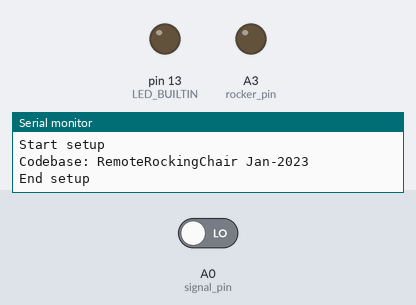
A sketch run on a simulated Arduino Uno, built with avr-gcc and run on an emulated ATmega328P. On the bench: output pins drawn as LEDs (lit = HIGH), the last lines printed to the serial monitor. Inputs (shaded band) come from the test bench; at power-on: A0 (signal_pin) LOW. Random numbers use the default seed unless the sketch sets one.

Above: at 1.2 s.
1.3 s: A0 (signal_pin) driven HIGH
At 3.7 s:
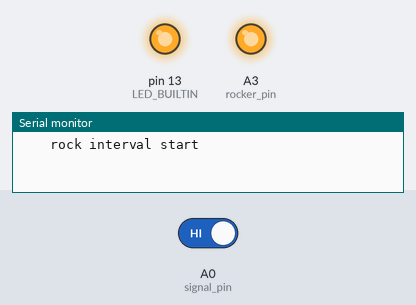
4.3 s: A0 (signal_pin) driven LOW
Timing chart, 0 to 7.3 s (numbered marks = the images above; inputs shaded):
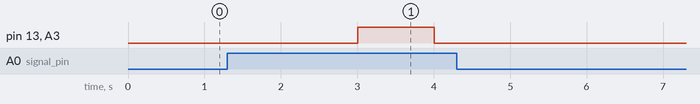

The sketch:

RemoteRockingChair.ino
```cpp
#include <SoftwareSerial.h>

#define PRINT_EVERY_MS 3000
#define SERIAL_SPEED 250000

#define IS_BRIEF True
//#define IS_CHATTY True


const int signal_pin = A0;
const int rocker_pin = A3;                 // pin to turn the electronics on and off


// control the rocking chair
boolean rock_interval_active;            // are we actively pulling rocker down...
unsigned long rock_interval_started_ms;     // time when we last flipped the rocking on or off
unsigned long rock_interval_length_ms;      // time to wait for the next rock interval
#define  ROCK_ON_INTERVAL_MS 1000            // rocking seems to work best when we are on slightly longer then off
#define  ROCK_OFF_INTERVAL_MS  500          // time to wait for rocker to pull back when magnets are off

boolean is_rocking;                      // we flip this on for random periods of time to create the illusions of a random cycle
unsigned long rocking_started_ms;           // time when we last stop/started rocking
unsigned long rocking_length_ms;            // how long will we rock on wait.

#define START_ROCKING_MIN 10              // min seconds to rock
#define START_ROCKING_MAX 10             // max seconds to rock
#define STOP_ROCKING_MIN 1              // min seconds to not-rock
#define STOP_ROCKING_MAX 1              // max seconds to rock


boolean is_dancing = false;               // are we in dance mode?
long is_dancing_last_change_ms=0;         // fix any bounce on this line
#define NEW_SIGNAL_MIN_MS  500            // wait at least 250 ms before you accept a new input

long cur_millis=0;
long last_print_ms=0;


/*
 * check the network to see if we any new directions
 * from the director
 */
void check_signal_line() {
    boolean new_signal = false;

    new_signal = digitalRead(signal_pin) == 1;

//    Serial.print("new_signal: ");
//    Serial.print(new_signal ? "True" : "False");
//    Serial.println("");

    if (new_signal != is_dancing
       && (cur_millis - is_dancing_last_change_ms > NEW_SIGNAL_MIN_MS)) {
        is_dancing_last_change_ms = cur_millis;
        is_dancing = new_signal;
        Serial.println("");
        Serial.print("~~~~~~~~~~~~~~~~~~~~~~ is_dancing changed to: ");
        Serial.println(is_dancing ? F("True") : F("False") );

        if (is_dancing == false) {
            digitalWrite(rocker_pin, LOW);
            digitalWrite(LED_BUILTIN, LOW);
            is_rocking=false;
        }
    }

}

void start_rocking() {
    // start rocking
    rocking_length_ms = random(START_ROCKING_MIN, START_ROCKING_MAX) * 1000;  // rock at least 10 seconds, but no more then 20
    is_rocking = true;
    Serial.print("    start rocking seconds: ");
    Serial.println(rocking_length_ms/1000);
}

void stop_rocking() {
  // stop rocking
  digitalWrite(rocker_pin, LOW);
  digitalWrite(LED_BUILTIN, LOW);
  rocking_length_ms = random(STOP_ROCKING_MIN, STOP_ROCKING_MAX) * 1000;  // stop rocking for 5 seconds, but no more then 10 seconds
  is_rocking = false;
  Serial.print("    stop rocking seconds: ");
  Serial.println(rocking_length_ms/1000);
}

// turn the chair on and off at the pre-determined random intervals
void rock_chair() {

  unsigned long cur_time = millis();
  unsigned long cur_diff;

    if (is_dancing == false) {
        return;
    }

    // the milliseconds can wrap around ... so we just have to reset things if they do.
    if (cur_time < rock_interval_started_ms) {
        rock_interval_started_ms = cur_time;
        return;
    }

    // rock the chair back and forth
    if (is_rocking) {
        cur_diff = cur_time - rock_interval_started_ms;
        // stop/start individual rocks
        if (cur_diff >= rock_interval_length_ms) {
            rock_interval_started_ms = cur_time;
            if (rock_interval_active) {
                digitalWrite(rocker_pin, LOW);
                digitalWrite(LED_BUILTIN, LOW);
                rock_interval_length_ms = ROCK_OFF_INTERVAL_MS;
                rock_interval_active = false;
                Serial.println("    rock interval stop");
            } else {
                digitalWrite(rocker_pin, HIGH);
                digitalWrite(LED_BUILTIN, HIGH);
                rock_interval_length_ms = ROCK_ON_INTERVAL_MS;
                rock_interval_active = true;
                Serial.println("    rock interval start");
            }
        }
    }

    // start/stop the chair at random intervals
    cur_diff  = cur_time - rocking_started_ms;
    //    Serial.print("cur_diff: ");
    //    Serial.println(cur_diff);
    if (cur_diff > rocking_length_ms) {
        rocking_started_ms = cur_time;
        if (is_rocking) {
            stop_rocking();
        } else {
            start_rocking();
        }
    }

}


// dump some info to the terminal every now and then
void status() {

    Serial.print("cur_millis: ");
    Serial.print(cur_millis);
    Serial.print(F(", is_dancing: "));
    Serial.print(is_dancing ? F("True") : F("False"));
    Serial.print(", is_rocking: ");
    Serial.print(is_rocking ? F("True") : F("False"));
    Serial.print(", rocker_interival_active: ");
    Serial.print(rock_interval_active ? F("True") : F("False"));
    Serial.println();

}

// stash the current time in a global
void update_millis() {
    long new_millis;
    new_millis = millis();

    // watch for wrap around
    if (new_millis < cur_millis) {
        cur_millis = 0;
    } else {
        cur_millis = new_millis;
    }
}

void setup() {

  Serial.begin(SERIAL_SPEED);             // setup the interal serial port for debug messages
  Serial.println("Start setup");
  Serial.println("Codebase: RemoteRockingChair Jan-2023");

  // setup the soft serial port for xbee reads and writes
  pinMode(LED_BUILTIN, OUTPUT);
  digitalWrite(LED_BUILTIN, LOW);
  pinMode(rocker_pin, OUTPUT);
  digitalWrite(rocker_pin, LOW);
  digitalWrite(signal_pin, LOW);
  pinMode(signal_pin, INPUT);

   is_rocking = false;
   rocking_started_ms = millis();
   rocking_length_ms = 3000;
   rock_interval_active = false;
   rock_interval_started_ms = millis();
   rock_interval_length_ms = ROCK_ON_INTERVAL_MS;

  is_dancing = false;

  Serial.println(F("End setup"));
}

// start and stop dancers, keep the show moving along....
void loop() {

    update_millis();

    check_signal_line();

    // lets dump a status message very so often
    if (cur_millis - last_print_ms > PRINT_EVERY_MS) {
        last_print_ms = cur_millis;
        status();
    }

    rock_chair();


}
```

Measured:
- after the input at 1.3 s, pin 13 (LED_BUILTIN), A3 (rocker_pin): LOW → HIGH after 1.7 s, → LOW 1.0 s later
